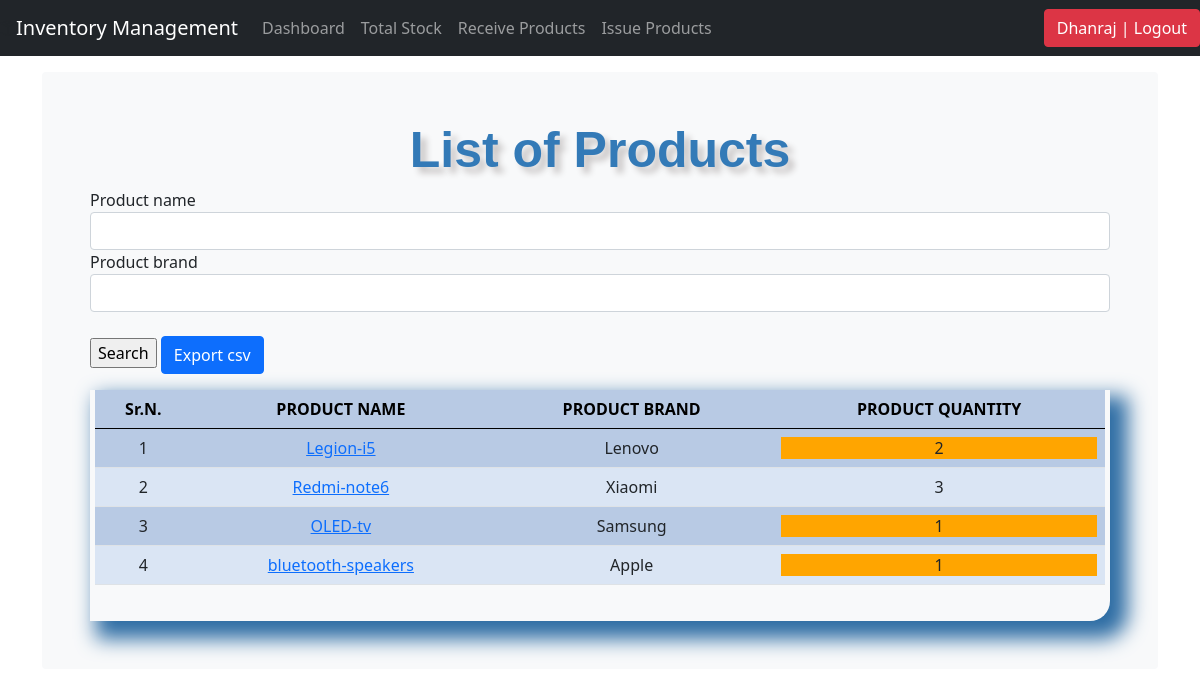
Before: /sell_products/ (signed in) with the older database file.
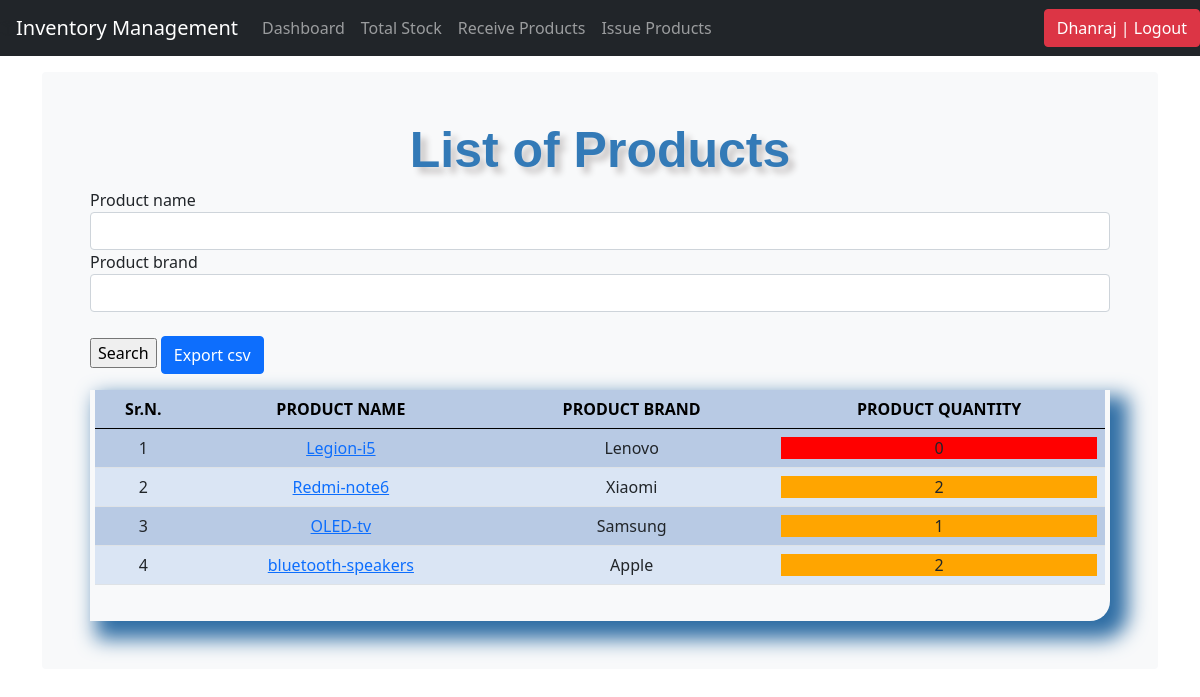
After: the same page with the newer database file.
### inventory/models.py (models this page shows, shortened)
class Products(models.Model):
	product_name = models.CharField(max_length=50, blank=True, null=True)
	product_brand = models.CharField(max_length=50, blank=True, null=True)
	product_category = models.ForeignKey(Category, on_delete=models.CASCADE, blank=True)
	product_quantity = models.IntegerField(default='0', blank=True, null=True)
	product_reorder = models.IntegerField(default='0', blank=True, null=True)

### inventory/views.py (the view)
# urls.py: path('sell_products/', views.sell_products, name='sell_products'),
@login_required
def sell_products(request):
    product_counts = []
    title = 'List of Products'
    products = Products.objects.all()
    filt = SearchProduct(request.GET, queryset=products)
    form = SearchProductsForm(request.GET or None)
    for i in range(len(products)):
        product_counts.append((products[i].product_name,Product_items_details.objects.filter(product_item_name=products[i], product_sold=False).count()))
    for i in range(len(product_counts)):
        product_details = Products.objects.get(product_name=product_counts[i][0])
        product_details.product_quantity = product_counts[i][1]
        product_details.save()
    context = {
        'title': title,
        'products': products,
        'filter': filt,
        'form': form,
        'product_counts': product_counts,
    }
    return render(request, 'sell_products.html', context)

### inventory/forms.py
class SearchProductsForm(forms.ModelForm):
	class Meta:
		model = Products
		fields = ['product_name']

### inventory/templates/sell_products.html (shortened to what this page needs)
{% load static %}
{% include 'navbar.html' %}
{% load crispy_forms_tags %}
<!doctype html>
<html lang="en">
  <head>
<link href="/docs/5.0/dist/css/bootstrap.min.css" rel="stylesheet">
<link rel="stylesheet" type="text/css" href="{% static 'css/stylesheet.css' %}">
<link rel="stylesheet" type="text/css" href="{% static 'css/bootstrap.min.css' %}">
    <link href="{% static 'css/navbar-top-fixed.css' %}" rel="stylesheet">
  </head>
  <body>
<main class="container">
  <div class="bg-light p-5 rounded">
    <h1 class="header">{{title}}</h1>
    <form method='GET' action=''>{% csrf_token %}
      {{filter.form|crispy}}
      <br>
      <input type="submit" value='Search' />
          <a href="/selproduct_csv" class="btn btn-primary"> Export csv</a>
    </form>
  <div class="display_table">
    <table class="table">
    <thead>
      <th class="table_head">Sr.N.</th>
      <th class="table_head">PRODUCT NAME</th>
      <th class="table_head">PRODUCT BRAND</th>
      <th class="table_head">PRODUCT QUANTITY</th>
    </thead>
    {% for i in filter.qs %}
    <tr>
      <td class="fs-6">{{forloop.counter}}</td>
      <td class="fs-6"><a href="{% url 'sell_qty' i.id %}">{{i.product_name}}</a></td>
      <td class="fs-6">{{i.product_brand}}</td>
      {% if i.product_quantity <= i.product_reorder %}
        {% if i.product_quantity == 0 %}
          <td class="fs-6"><div style="background-color: red">{{i.product_quantity}}</div></td>
        {% else %}
          <td class="fs-6"><div style="background-color: orange">{{i.product_quantity}}</div></td>
        {% endif %}
      {% else %}
        <td class="fs-6">{{i.product_quantity}}</td>
      {% endif %}
    </tr>
    {% endfor %}
  </table>
  </div>
  </div>
</main>
  </body>
</html>

### inventory/templates/navbar.html (shortened to what this page needs)
<nav class="navbar navbar-expand-md navbar-dark fixed-top bg-dark">
  <a class="navbar-brand" href="/dashboard">Inventory Management</a>
  <div class="collapse navbar-collapse" id="navbarCollapse">
    <ul class="navbar-nav mr-auto">
      {% if request.user.is_authenticated %}
      <li class="nav-item">
        <a class="nav-link" href="/dashboard">Dashboard</a>
      </li>
      <li class="nav-item">
        <a class="nav-link" href="/list_products">Total Stock</a>
      </li>
       <li class="nav-item">
        <a class="nav-link" href="/receive_products">Receive Products</a>
      </li>
      <li class="nav-item">
        <a class="nav-link" href="/sell_products">Issue Products</a>
      </li>
      {% endif %}
    </ul>
  </div>
  <div>
     <ul class="navbar-nav">
        {% if request.user.is_authenticated %}
        <li><a href="/accounts/logout"><button class="btn btn-danger">{{ user }} | Logout</button></a></li>
        {% else %}
        <li><a href="/accounts/login" class="btn btn-outline-primary">Login</a></li>
        {% endif %}
    </ul>
  </div>
</nav>

### inventory/static/css/stylesheet.css (style rules this page uses)
body { background-color: #34eb6b; }
.table { font-size: 13px; text-align: center; width: 95%; margin: auto; }
.table tr:nth-child(odd) { background: #B8CAE4 }
.table tr:nth-child(even) { background: #dae5f4 }
th { background-color: #337ab7; color: white; }
.display_table { border-bottom-right-radius: 20px; padding-left: 5px; padding-right: 5px; padding-bottom: 20px; box-shadow: 12px 12px 20px 6px #2e6da4; }
.header { font-family: helvetica; color: #337ab7; font-size: 50px; text-align: center; width: 100%; text-shadow: 6px 6px 6px #c9c6c6; display: block; font-weight: bolder; }
.table_head { color: black; font-size: 16px; }

### inventory/static/css/navbar-top-fixed.css (style rules this page uses)
body { min-height: 75rem; padding-top: 4.5rem; }

Changed rows visible on the page:
changed Products "Legion-i5": product_quantity "2" → "0"
changed Products "Redmi-note6": product_quantity "3" → "2"
changed Products "bluetooth-speakers": product_quantity "1" → "2"
